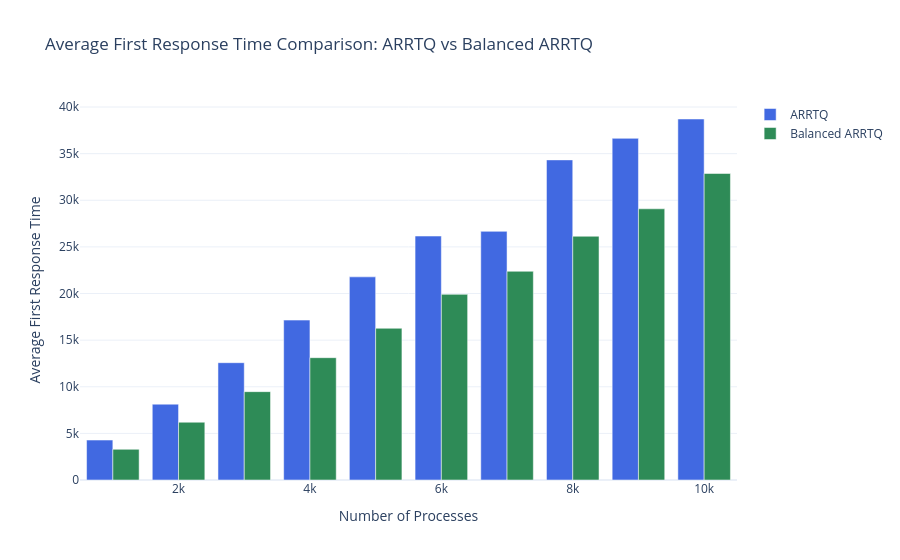
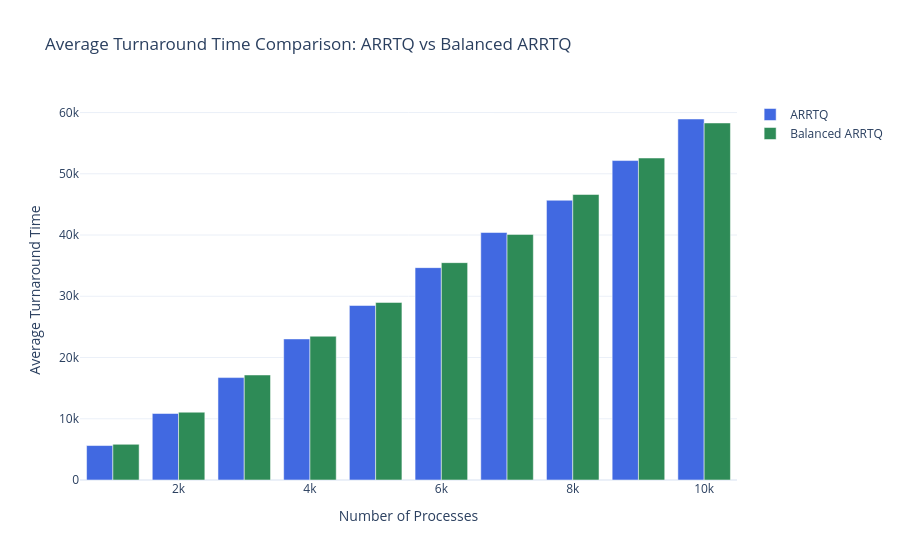
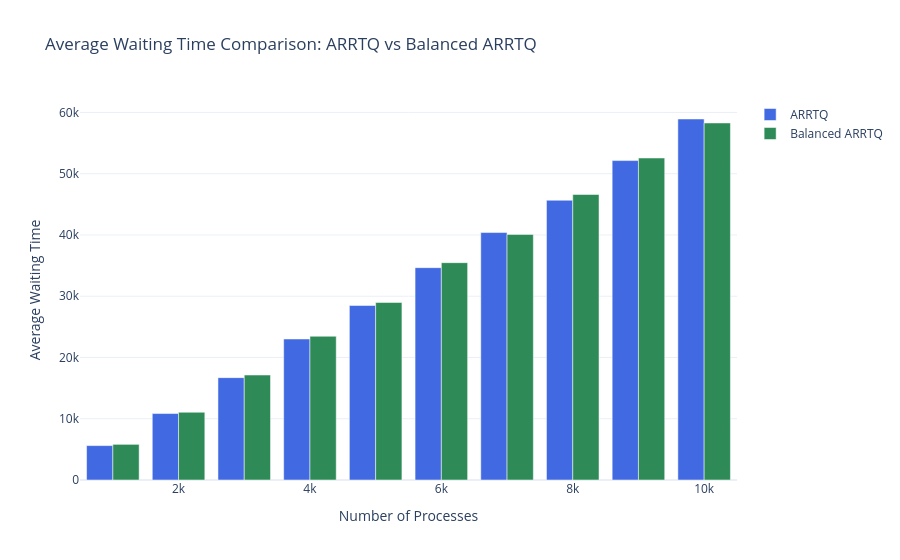
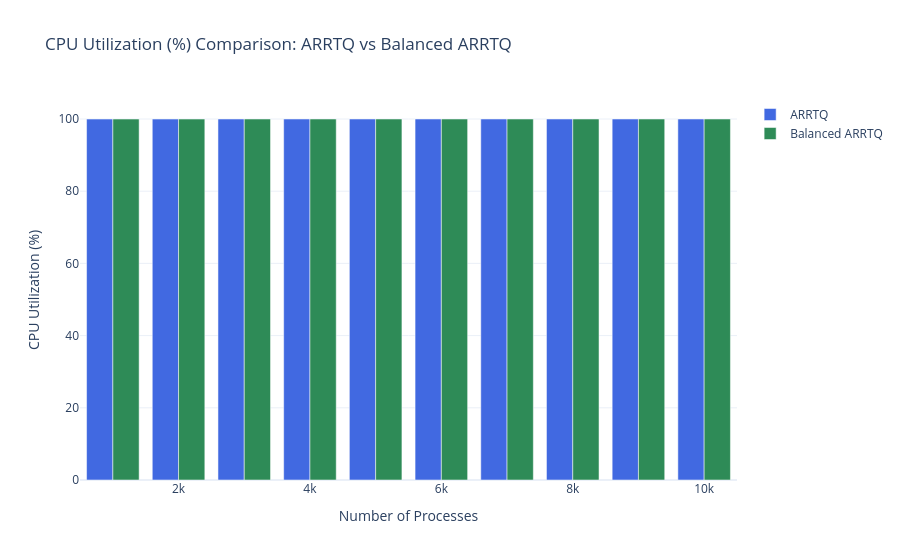

Notebook source saved alongside these figures, in order:
### Code cell
def plot_metric(metric_name, y_label, color1='royalblue', color2='seagreen'):
    fig = go.Figure()

    fig.add_trace(go.Bar(
        x=summary_df[summary_df["Algorithm"] == "ARRTQ"]["Processes"],
        y=summary_df[summary_df["Algorithm"] == "ARRTQ"][metric_name],
        name='ARRTQ',
        marker_color=color1
    ))

    fig.add_trace(go.Bar(
        x=summary_df[summary_df["Algorithm"] == "Balanced ARRTQ"]["Processes"],
        y=summary_df[summary_df["Algorithm"] == "Balanced ARRTQ"][metric_name],
        name='Balanced ARRTQ',
        marker_color=color2
    ))

    fig.update_layout(
        title=f'{y_label} Comparison: ARRTQ vs Balanced ARRTQ',
        xaxis_title='Number of Processes',
        yaxis_title=y_label,
        barmode='group',
        template='plotly_white'
    )
    fig.show()

# Plot 3 key metrics
plot_metric("Avg_FRT", "Average First Response Time")
plot_metric("Avg_TAT", "Average Turnaround Time")
plot_metric("Avg_WT", "Average Waiting Time")
# --- Plot additional performance metrics ---

plot_metric("CPU_Util", "CPU Utilization (%)", color1='royalblue', color2='seagreen')

plot_metric("Context_Switches", "Number of Context Switches", color1='royalblue', color2='seagreen')

plot_metric("Throughput", "Throughput (Processes / Time Unit)", color1='royalblue', color2='seagreen')

### Figure 1 — Plotly figure (JSON) as saved in the notebook; plotly's stock layout.template omitted (floating-point values rounded to 4 significant figures)
{"data": [{"marker": {"color": "royalblue"}, "name": "ARRTQ", "type": "bar", "x": [1000, 2000, 3000, 4000, 5000, 6000, 7000, 8000, 9000, 10000], "y": [4285.0, 8134.0, 12580.0, 17150.0, 21790.0, 26160.0, 26670.0, 34330.0, 36640.0, 38720.0]}, {"marker": {"color": "seagreen"}, "name": "Balanced ARRTQ", "type": "bar", "x": [1000, 2000, 3000, 4000, 5000, 6000, 7000, 8000, 9000, 10000], "y": [3295.0, 6196.0, 9476.0, 13120.0, 16270.0, 19910.0, 22380.0, 26140.0, 29090.0, 32870.0]}], "layout": {"barmode": "group", "title": {"text": "Average First Response Time Comparison: ARRTQ vs Balanced ARRTQ"}, "xaxis": {"title": {"text": "Number of Processes"}}, "yaxis": {"title": {"text": "Average First Response Time"}}}}

### Figure 2 — Plotly figure (JSON) as saved in the notebook; plotly's stock layout.template omitted (floating-point values rounded to 4 significant figures)
{"data": [{"marker": {"color": "royalblue"}, "name": "ARRTQ", "type": "bar", "x": [1000, 2000, 3000, 4000, 5000, 6000, 7000, 8000, 9000, 10000], "y": [5627.0, 10860.0, 16720.0, 23030.0, 28490.0, 34670.0, 40410.0, 45680.0, 52160.0, 58940.0]}, {"marker": {"color": "seagreen"}, "name": "Balanced ARRTQ", "type": "bar", "x": [1000, 2000, 3000, 4000, 5000, 6000, 7000, 8000, 9000, 10000], "y": [5832.0, 11070.0, 17150.0, 23480.0, 28990.0, 35490.0, 40100.0, 46620.0, 52570.0, 58300.0]}], "layout": {"barmode": "group", "title": {"text": "Average Turnaround Time Comparison: ARRTQ vs Balanced ARRTQ"}, "xaxis": {"title": {"text": "Number of Processes"}}, "yaxis": {"title": {"text": "Average Turnaround Time"}}}}

### Figure 3 — Plotly figure (JSON) as saved in the notebook; plotly's stock layout.template omitted (floating-point values rounded to 4 significant figures)
{"data": [{"marker": {"color": "royalblue"}, "name": "ARRTQ", "type": "bar", "x": [1000, 2000, 3000, 4000, 5000, 6000, 7000, 8000, 9000, 10000], "y": [5615.0, 10850.0, 16710.0, 23020.0, 28480.0, 34660.0, 40390.0, 45670.0, 52150.0, 58930.0]}, {"marker": {"color": "seagreen"}, "name": "Balanced ARRTQ", "type": "bar", "x": [1000, 2000, 3000, 4000, 5000, 6000, 7000, 8000, 9000, 10000], "y": [5820.0, 11060.0, 17140.0, 23470.0, 28980.0, 35480.0, 40090.0, 46610.0, 52560.0, 58290.0]}], "layout": {"barmode": "group", "title": {"text": "Average Waiting Time Comparison: ARRTQ vs Balanced ARRTQ"}, "xaxis": {"title": {"text": "Number of Processes"}}, "yaxis": {"title": {"text": "Average Waiting Time"}}}}

### Figure 4 — Plotly figure (JSON) as saved in the notebook; plotly's stock layout.template omitted (floating-point values rounded to 4 significant figures)
{"data": [{"marker": {"color": "royalblue"}, "name": "ARRTQ", "type": "bar", "x": [1000, 2000, 3000, 4000, 5000, 6000, 7000, 8000, 9000, 10000], "y": [99.98, 99.98, 100.0, 100.0, 100.0, 100.0, 100.0, 100.0, 100.0, 100.0]}, {"marker": {"color": "seagreen"}, "name": "Balanced ARRTQ", "type": "bar", "x": [1000, 2000, 3000, 4000, 5000, 6000, 7000, 8000, 9000, 10000], "y": [99.98, 99.98, 100.0, 100.0, 100.0, 100.0, 100.0, 100.0, 100.0, 100.0]}], "layout": {"barmode": "group", "title": {"text": "CPU Utilization (%) Comparison: ARRTQ vs Balanced ARRTQ"}, "xaxis": {"title": {"text": "Number of Processes"}}, "yaxis": {"title": {"text": "CPU Utilization (%)"}}}}
